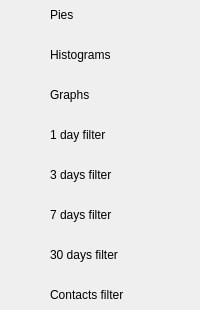
                <widget class="QWidget" name="widget_7" native="true">
                 <layout class="QGridLayout" name="gridLayout_5">
                  <property name="leftMargin">
                   <number>15</number>
                  </property>
                  <property name="topMargin">
                   <number>0</number>
                  </property>
                  <property name="rightMargin">
                   <number>0</number>
                  </property>
                  <property name="bottomMargin">
                   <number>0</number>
                  </property>
                  <property name="horizontalSpacing">
                   <number>5</number>
                  </property>
                  <property name="verticalSpacing">
                   <number>10</number>
                  </property>
                  <item row="0" column="1">
                   <widget class="QLabel" name="labelInfoAnalysisPiesText">
                    <property name="text">
                     <string>Pies</string>
                    </property>
                    <property name="wordWrap">
                     <bool>true</bool>
                    </property>
                   </widget>
                  </item>
                  <item row="4" column="0">
                   <widget class="QLabel" name="labelInfoAnalysisFilter3daysIcon">
                    <property name="minimumSize">
                     <size>
                      <width>30</width>
                      <height>30</height>
                     </size>
                    </property>
                    <property name="maximumSize">
                     <size>
                      <width>30</width>
                      <height>30</height>
                     </size>
                    </property>
                    <property name="text">
                     <string notr="true"/>
                    </property>
                    <property name="pixmap">
                     <pixmap resource="images.qrc">:/images/3_on</pixmap>
                    </property>
                    <property name="scaledContents">
                     <bool>true</bool>
                    </property>
                   </widget>
                  </item>
                  <item row="1" column="1">
                   <widget class="QLabel" name="labelInfoAnalysisHistogramsText">
                    <property name="text">
                     <string>Histograms</string>
                    </property>
                    <property name="wordWrap">
                     <bool>true</bool>
                    </property>
                   </widget>
                  </item>
                  <item row="0" column="0">
                   <widget class="QLabel" name="labelInfoAnalysisPiesIcon">
                    <property name="minimumSize">
                     <size>
                      <width>30</width>
                      <height>30</height>
                     </size>
                    </property>
                    <property name="maximumSize">
                     <size>
                      <width>30</width>
                      <height>30</height>
                     </size>
                    </property>
                    <property name="text">
                     <string notr="true"/>
                    </property>
                    <property name="pixmap">
                     <pixmap resource="images.qrc">:/images/stats_pie_on</pixmap>
                    </property>
                    <property name="scaledContents">
                     <bool>true</bool>
                    </property>
                   </widget>
                  </item>
                  <item row="1" column="0">
                   <widget class="QLabel" name="labelInfoAnalysisHistogrammIcon">
                    <property name="minimumSize">
                     <size>
                      <width>30</width>
                      <height>30</height>
                     </size>
                    </property>
                    <property name="maximumSize">
                     <size>
                      <width>30</width>
                      <height>30</height>
                     </size>
                    </property>
                    <property name="text">
                     <string notr="true"/>
                    </property>
                    <property name="pixmap">
                     <pixmap resource="images.qrc">:/images/stats_histogramm_on</pixmap>
                    </property>
                    <property name="scaledContents">
                     <bool>true</bool>
                    </property>
                   </widget>
                  </item>
                  <item row="2" column="0">
                   <widget class="QLabel" name="labelInfoAnalysisGraphsIcon">
                    <property name="minimumSize">
                     <size>
                      <width>30</width>
                      <height>30</height>
                     </size>
                    </property>
                    <property name="maximumSize">
                     <size>
                      <width>30</width>
                      <height>30</height>
                     </size>
                    </property>
                    <property name="text">
                     <string notr="true"/>
                    </property>
                    <property name="pixmap">
                     <pixmap resource="images.qrc">:/images/stats_graphic_on</pixmap>
                    </property>
                    <property name="scaledContents">
                     <bool>true</bool>
                    </property>
                   </widget>
                  </item>
                  <item row="3" column="0">
                   <widget class="QLabel" name="labelInfoAnalysisFilter1daysIcon">
                    <property name="minimumSize">
                     <size>
                      <width>30</width>
                      <height>30</height>
                     </size>
                    </property>
                    <property name="maximumSize">
                     <size>
                      <width>30</width>
                      <height>30</height>
                     </size>
                    </property>
                    <property name="text">
                     <string notr="true"/>
                    </property>
                    <property name="pixmap">
                     <pixmap resource="images.qrc">:/images/1_on</pixmap>
                    </property>
                    <property name="scaledContents">
                     <bool>true</bool>
                    </property>
                   </widget>
                  </item>
                  <item row="5" column="0">
                   <widget class="QLabel" name="labelInfoAnalysisFilter7daysIcon">
                    <property name="minimumSize">
                     <size>
                      <width>30</width>
                      <height>30</height>
                     </size>
                    </property>
                    <property name="maximumSize">
                     <size>
                      <width>30</width>
                      <height>30</height>
                     </size>
                    </property>
                    <property name="text">
                     <string notr="true"/>
                    </property>
                    <property name="pixmap">
                     <pixmap resource="images.qrc">:/images/7_on</pixmap>
                    </property>
                    <property name="scaledContents">
                     <bool>true</bool>
                    </property>
                   </widget>
                  </item>
                  <item row="6" column="0">
                   <widget class="QLabel" name="labelInfoAnalysisFilter30daysIcon">
                    <property name="minimumSize">
                     <size>
                      <width>30</width>
                      <height>30</height>
                     </size>
                    </property>
                    <property name="maximumSize">
                     <size>
                      <width>30</width>
                      <height>30</height>
                     </size>
                    </property>
                    <property name="text">
                     <string notr="true"/>
                    </property>
                    <property name="pixmap">
                     <pixmap resource="images.qrc">:/images/calendar_on</pixmap>
                    </property>
                    <property name="scaledContents">
                     <bool>true</bool>
                    </property>
                   </widget>
                  </item>
                  <item row="7" column="0">
                   <widget class="QLabel" name="labelInfoAnalysisFilterContactsIcon">
                    <property name="minimumSize">
                     <size>
                      <width>30</width>
                      <height>30</height>
                     </size>
                    </property>
                    <property name="maximumSize">
                     <size>
                      <width>30</width>
                      <height>30</height>
                     </size>
                    </property>
                    <property name="text">
                     <string notr="true"/>
                    </property>
                    <property name="pixmap">
                     <pixmap resource="images.qrc">:/images/combo</pixmap>
                    </property>
                    <property name="scaledContents">
                     <bool>true</bool>
                    </property>
                   </widget>
                  </item>
                  <item row="2" column="1">
                   <widget class="QLabel" name="labelInfoAnalysisGraphsText">
                    <property name="text">
                     <string>Graphs</string>
                    </property>
                    <property name="wordWrap">
                     <bool>true</bool>
                    </property>
                   </widget>
                  </item>
                  <item row="3" column="1">
                   <widget class="QLabel" name="labelInfoAnalysisFilter1daysText">
                    <property name="text">
                     <string>1 day filter</string>
                    </property>
                    <property name="wordWrap">
                     <bool>true</bool>
                    </property>
                   </widget>
                  </item>
                  <item row="4" column="1">
                   <widget class="QLabel" name="labelInfoAnalysisFilter3daysText">
                    <property name="text">
                     <string>3 days filter</string>
                    </property>
                    <property name="wordWrap">
                     <bool>true</bool>
                    </property>
                   </widget>
                  </item>
                  <item row="5" column="1">
                   <widget class="QLabel" name="labelInfoAnalysisFilter7daysText">
                    <property name="text">
                     <string>7 days filter</string>
                    </property>
                    <property name="wordWrap">
                     <bool>true</bool>
                    </property>
                   </widget>
                  </item>
                  <item row="6" column="1">
                   <widget class="QLabel" name="labelInfoAnalysisFilter30daysText">
                    <property name="text">
                     <string>30 days filter</string>
                    </property>
                    <property name="wordWrap">
                     <bool>true</bool>
                    </property>
                   </widget>
                  </item>
                  <item row="7" column="1">
                   <widget class="QLabel" name="labelInfoAnalysisFilterContactsText">
                    <property name="text">
                     <string>Contacts filter</string>
                    </property>
                    <property name="wordWrap">
                     <bool>true</bool>
                    </property>
                   </widget>
                  </item>
                 </layout>
                </widget>
